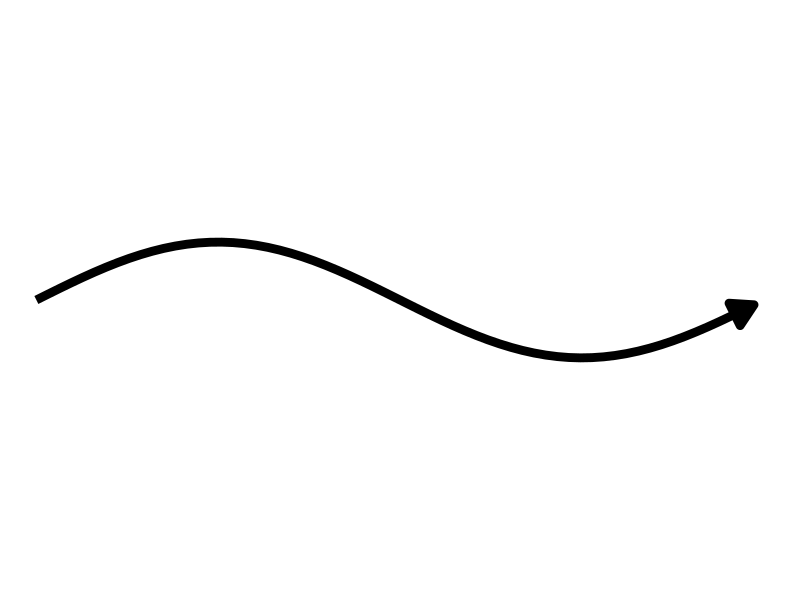
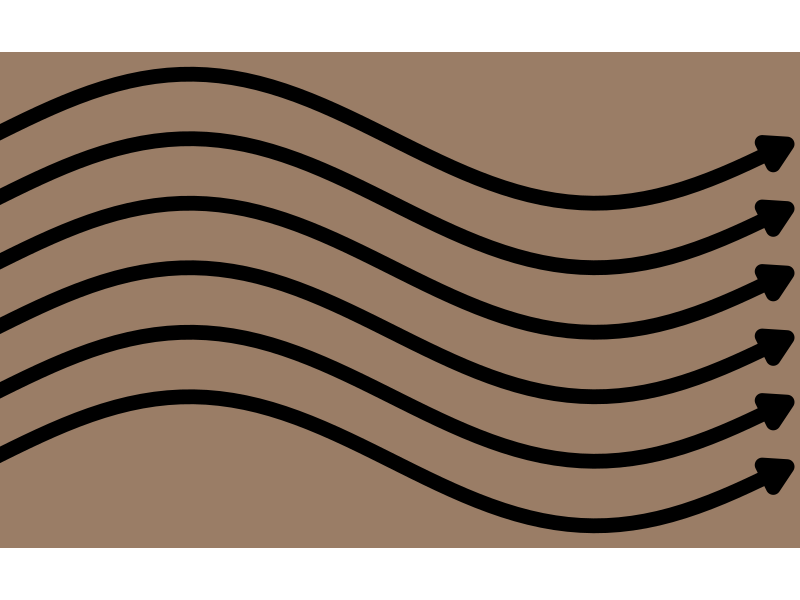
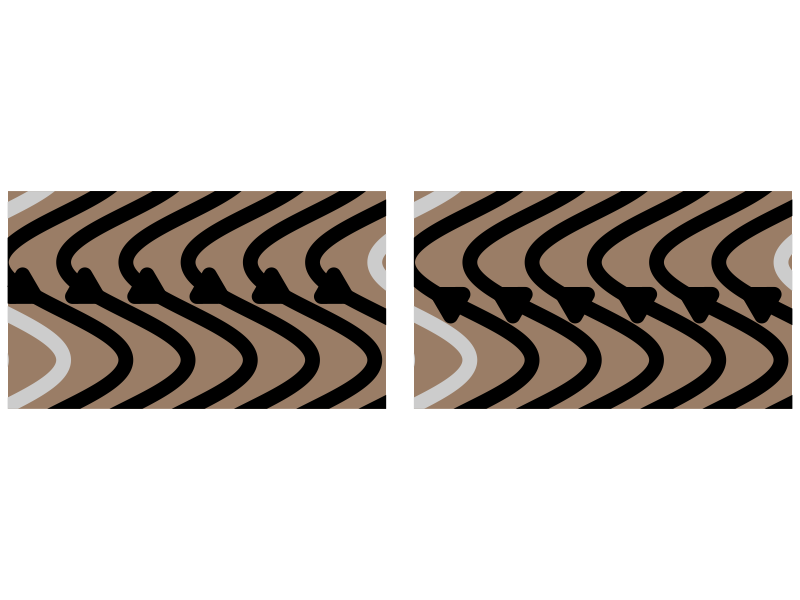
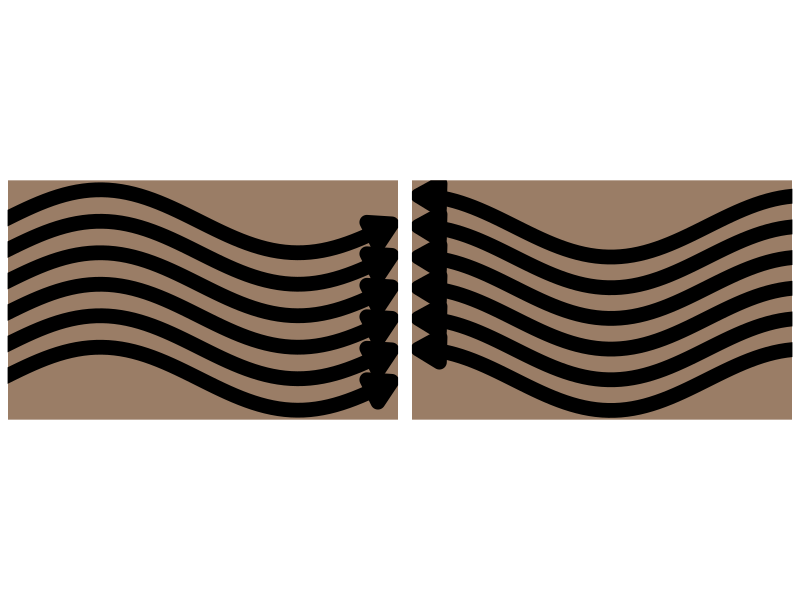
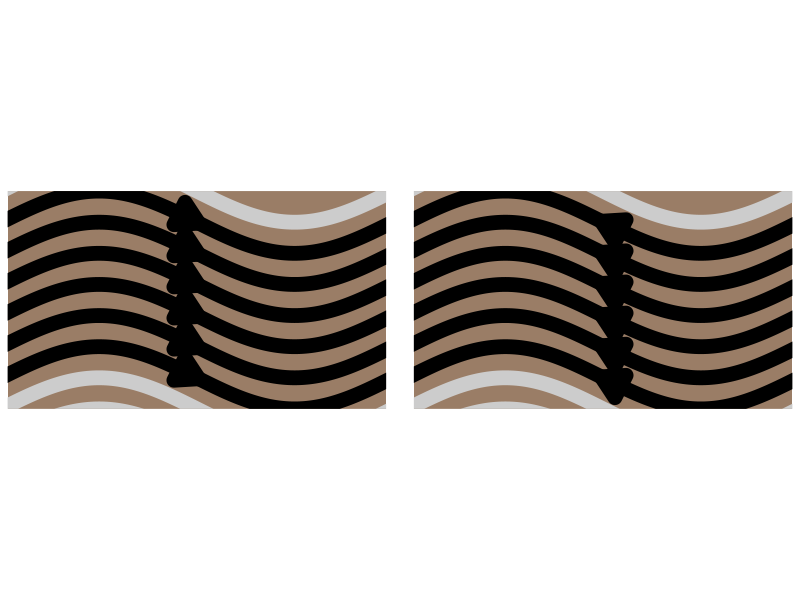
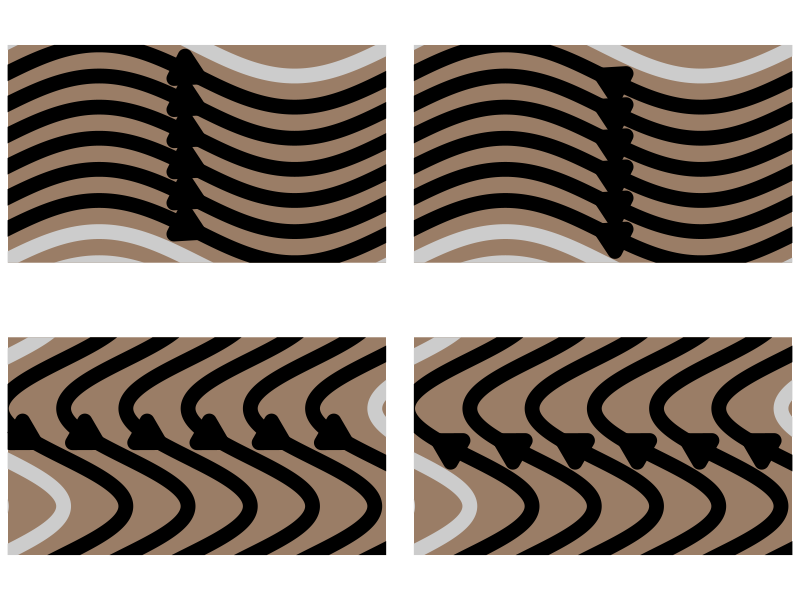

R code for these plots, in order:
## ---- chunk 1
#| include: false
set.seed(as.integer(Sys.Date()))
sample(1:5, 1)
sample(1:52, 1)

quarto_here <- function(rest_of_path){
  here::here(ifelse(
  rstudioapi::isAvailable(), 
  rstudioapi::getActiveDocumentContext()$path,
  knitr::current_input(dir = TRUE)
) |> dirname(),
rest_of_path)
}
## ---- chunk 2
library("tidyverse")

theta <- seq(from = 0,
             to = 2*pi, 
             length.out = 100)

sine <- tibble(x = theta,
               y = sin(theta),
               label = 1:length(theta))

wave_theta <- seq(from = 0,
                  to = 2 * pi, 
                  by = .1) 

curve_top <- tibble(x = wave_theta,
                    y = sin(x)) %>%
  arrange(x)

curve_top %>%
  ggplot(aes(x=x, y=y))+
  geom_path(arrow = arrow(type="closed"), linewidth = 3) +
  coord_fixed(xlim = c(0, 2 * pi),
              ratio = 1 / 2) +
  theme_void()
## ---- chunk 3
wave_theta <- seq(from = 0,
                  to = 2 * pi, 
                  by = .1) 

tibble(x = rep(seq(from = 0,
                  to = 2 * pi, 
                  by = .1) , 6),
       line = rep(1:6, each = length(wave_theta))) %>% 
  mutate(y = line + sin(x),
         line = as.character(line)) %>% 
  ggplot(aes(x=x, y=y, group = line))+
  geom_path(arrow = arrow(type="closed"), linewidth = 5, show.legend = FALSE) +
  scale_x_continuous(expand = expansion(mult = 0, add = c(-0.1, 0.1))) +
  coord_fixed(ratio = 1 / 2) +
  theme_void() +
  theme(panel.background = element_rect(fill = "#9A7D66", colour = "transparent"),
        panel.border = element_blank())
## ---- chunk 4
library("patchwork")

gg_L2R_sin_arrowed <- tibble(x = rep(seq(from = 0,
                  to = 2 * pi, 
                  by = .1) , 6),
       line = rep(1:6, each = length(wave_theta))) %>% 
  mutate(y = line + sin(x),
         line = as.character(line)) %>% 
  ggplot(aes(x=x, y=y, group = line))+
  geom_path(arrow = arrow(type="closed", ends = "last"), linewidth = 5, show.legend = FALSE) +
  scale_x_continuous(expand = expansion(mult = 0, add = c(-0.1, 0.1))) +
  scale_y_continuous(expand = expansion(0, c(0.3, 0.3))) +
  coord_fixed(ratio = 1 / 2,
              ylim = c(0, 7)) +
  theme_void() +
  theme(panel.background = element_rect(fill = "#9A7D66", colour = "transparent"),
        panel.border = element_blank()) 

gg_R2L_cos_arrowed <- tibble(x = rep(seq(from = 0,
                  to = 2 * pi, 
                  by = .1) , 6),
       line = rep(-1:4, each = length(wave_theta))) %>% 
  mutate(y = line + cos(x),
         line = as.character(line)) %>% 
  ggplot(aes(x=x, y=y, group = line))+
  geom_path(arrow = arrow(type="closed", ends = "first"), linewidth = 5, show.legend = FALSE) +
  scale_x_continuous(expand = expansion(mult = 0, add = c(0.1, -0.1))) +
  scale_y_continuous(expand = expansion(0, c(0.3, 0.3))) +
  coord_fixed(ratio = 1 / 2,
              ylim = c(-2, 5.2)) +
  theme_void() +
  theme(panel.background = element_rect(fill = "#9A7D66", colour = "transparent"),
        panel.border = element_blank())

ggptch_both_horiz <- gg_L2R_sin_arrowed + theme(plot.margin = margin(r = 10)) | gg_R2L_cos_arrowed

ggptch_both_horiz %>% 
  ggsave(quarto_here("ggptch_both_horiz.png"),
         .,
         width = 5.22 * 2,
         height = 4 )
## ---- chunk 5
seq_x <- seq(from = 0,
                  to = 2 * pi, 
                  by = pi / 100)
n_lines <- 11

data_left_and_right <- tibble(x = rep(seq_x, 9),
       line = rep(seq(-1, 7), each = length(seq_x))) %>% 
  mutate(y = line + sin(x)) 

data_arrows_left_and_right <- data_left_and_right %>% 
  filter(x %in% c(seq_x[c(100, 102)]),
         between(line, 1, 6)) %>% 
  group_by(line) %>%
  summarise(xmin = min(x),
        xmax = max(x),
        ymax = max(y),
        ymin = min(y))

gg_left_to_right <- data_left_and_right %>%
  ggplot(aes(x = x, y = y, group = line)) +
    geom_segment(data = data_arrows_left_and_right,
               aes(x = xmin, y = ymax, xend = xmax, yend = ymin, group = line),
               arrow = arrow(type="closed", ends = "last"), linewidth = 5, show.legend = FALSE) + 
  geom_path(linewidth = 5,
            show.legend = FALSE,
            aes(colour = ifelse(between(line, 1, 6), "main", "background"))) +
  scale_x_continuous(expand = expansion(0, -0.1)) +
  scale_y_continuous(expand = expansion(0, 0)) +
  scale_colour_manual(values = c("main" = "black",
                                 "background" = "grey80")) +
  coord_fixed(ratio = 1 / 2, ylim = c(0, 7), xlim = c(0, 2*pi)) +
  theme_void() +
  theme(
    panel.background = element_rect(fill = "#9A7D66", colour = "transparent"),
    panel.border = element_blank()
  ) 

gg_right_to_left <- data_left_and_right %>%
  ggplot(aes(x = x, y = y, group = line)) +
    geom_segment(data = data_arrows_left_and_right,
               aes(x = xmin, y = ymax, xend = xmax, yend = ymin, group = line),
               arrow = arrow(type="closed", ends = "first"), linewidth = 5, show.legend = FALSE) + 
  geom_path(linewidth = 5,
            show.legend = FALSE,
            aes(colour = ifelse(between(line, 1, 6), "main", "background"))) +
  scale_x_continuous(expand = expansion(0, -0.1)) +
  scale_y_continuous(expand = expansion(0, 0)) +
  scale_colour_manual(values = c("main" = "black",
                                 "background" = "grey80")) +
  coord_fixed(ratio = 1 / 2, ylim = c(0, 7), xlim = c(0, 2*pi)) +
  theme_void() +
  theme(
    panel.background = element_rect(fill = "#9A7D66", colour = "transparent"),
    panel.border = element_blank()
  ) 

ggptch_left_and_right <- gg_left_to_right + theme(plot.margin = margin(r = 20)) | gg_right_to_left

ggptch_left_and_right %>% 
  ggsave(quarto_here("ggptch_left_and_right.png"),
         .,
         width = 5 * 2 + 0.5,
         height = 2.5 * 2 + 1.5)
## ---- chunk 6

seq_x_tb <- seq(from = -0.5,
                  to = 2.5 * pi, 
                  by = pi / 100)
n_lines <- 11

data_top_and_bottom <- tibble(x = rep(seq_x_tb, 9),
       line = rep(seq(-1, 7), each = length(seq_x_tb))) %>% 
  mutate(y = line + sin(x)) 

data_arrows_bottom_and_top <- data_top_and_bottom %>% 
  filter(x %in% c(seq_x_tb[c(length(seq_x_tb) / 2 -1 , length(seq_x_tb) / 2 + 1)]),
         between(line, 1, 6)) %>% 
  group_by(line) %>%
  summarise(xmin = min(x),
        xmax = max(x),
        ymax = max(y),
        ymin = min(y))

gg_top_to_bottom <- data_top_and_bottom %>%
  ggplot(aes(y = x, x = y, group = line)) +
    geom_segment(data = data_arrows_bottom_and_top,
               aes(y = xmin, x = ymax, yend = xmax, xend = ymin, group = line),
               arrow = arrow(type="closed", ends = "first"), linewidth = 5, show.legend = FALSE) +
  geom_path(linewidth = 5,
            show.legend = FALSE,
            aes(colour = ifelse(between(line, 1, 6), "main", "background"))) +
  scale_x_continuous(expand = expansion(0, -0.1)) +
  scale_y_continuous(expand = expansion(0, 0)) +
  scale_colour_manual(values = c("main" = "black",
                                 "background" = "grey80")) +
  coord_fixed(ratio = 1 / 2, ylim = c(0, 7), xlim = c(0, 2 * pi)) +
  theme_void() +
  theme(
    panel.background = element_rect(fill = "#9A7D66", colour = "transparent"),
    panel.border = element_blank()
  ) 

gg_bottom_to_top <- data_top_and_bottom %>%
  ggplot(aes(y = x, x = y, group = line)) +
    geom_segment(data = data_arrows_bottom_and_top,
               aes(y = xmin, x = ymax, yend = xmax, xend = ymin, group = line),
               arrow = arrow(type="closed", ends = "last"), linewidth = 5, show.legend = FALSE) +
  geom_path(linewidth = 5,
            show.legend = FALSE,
            aes(colour = ifelse(between(line, 1, 6), "main", "background"))) +
  scale_x_continuous(expand = expansion(0, -0.1)) +
  scale_y_continuous(expand = expansion(0, 0)) +
  scale_colour_manual(values = c("main" = "black",
                                 "background" = "grey80")) +
  coord_fixed(ratio = 1 / 2, ylim = c(0, 7), xlim = c(0, 2 * pi)) +
  theme_void() +
  theme(
    panel.background = element_rect(fill = "#9A7D66", colour = "transparent"),
    panel.border = element_blank()
  ) 


(gg_top_to_bottom + theme(plot.margin = margin(r = 20)) | gg_bottom_to_top)
## ---- chunk 7
ggptch_all_directions <- (gg_left_to_right + theme(plot.margin = margin(r = 20)) | gg_right_to_left) / 
(gg_top_to_bottom + theme(plot.margin = margin(r = 20)) | gg_bottom_to_top)

ggptch_all_directions %>% 
  ggsave(quarto_here("ggptch_all_directions.png"),
         .,
         width = 5 * 2 + 0.5,
         height = 2.5 * 2 + 1.5)
